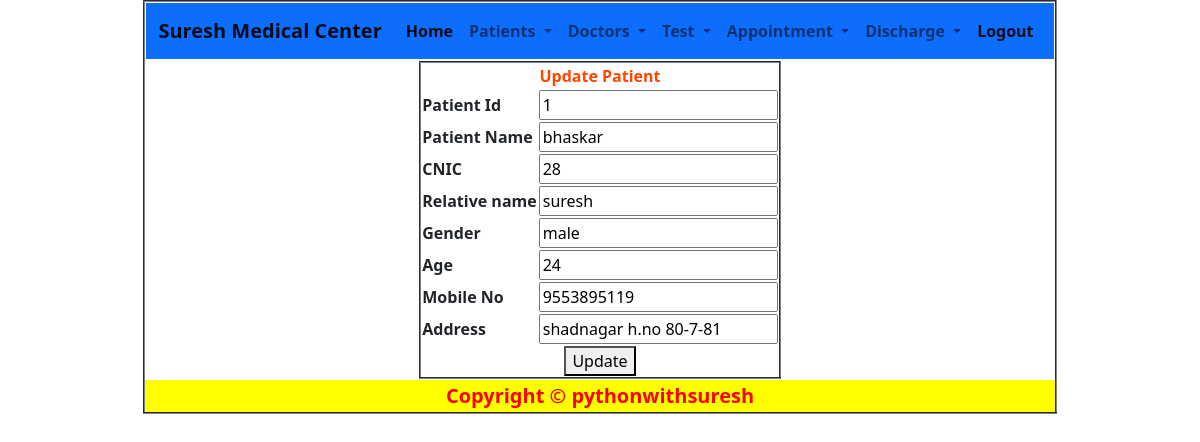
The page /up?pid=1 on the database its author committed.
### app/models.py (models this page shows, shortened)
class PatientModel(models.Model):
    Patient_id=models.AutoField(primary_key=True)
    Patient_name=models.CharField(max_length=30)
    CNIC=models.IntegerField(unique=True)
    Relative_Name=models.CharField(max_length=30)
    gender=models.CharField(max_length=30)
    Age=models.IntegerField()
    Mobile=models.IntegerField(unique=True)
    Address=models.CharField(max_length=30)

### app/views.py (the view)
# urls.py: path('up',views.up,name='up'),
def up(request):
    return render(request,"app/Updatepatient.html",{'data':PatientModel.objects.get(Patient_id=request.GET.get('pid'))})

### templates/app/Updatepatient.html (shortened to what this page needs)
{% extends 'common.html' %}
{% block suresh %}
    <form action="{% url 'saveup' %}" method="post">
    <table align="center" border="2">
    <tr><th colspan="2" style="text-align: center;color: orangered">Update Patient</th></tr>
    <tr>
        <th>Patient Id</th>
        <th><input type="number" name="t1" value="{{ data.Patient_id }}" readonly></th>
    </tr>
    <tr>
        <th>Patient Name</th>
        <th><input type="text" name="t2" value="{{ data.Patient_name }}" ></th>
    </tr>
    <tr>
        <th>CNIC</th>
        <th><input type="number" name="t3" value="{{ data.CNIC }}"> </th>
    </tr>
    <tr>
        <th>Relative name</th>
        <th><input type="text" name="t4" value="{{ data.Relative_Name }}" ></th>
    </tr>
    <tr>
        <th>Gender</th>
        <th><input type="text" name="t5" value="{{ data.gender }}" ></th>
    </tr>
    <tr>
        <th>Age</th>
        <th><input type="number" name="t6" value="{{ data.Age }}" ></th>
    </tr>
    <tr>
        <th>Mobile No</th>
        <th><input type="number" name="t7" value="{{ data.Mobile }}" ></th>
    </tr>
    <tr>
        <th>Address</th>
        <th><input type="text" name="t8" value="{{ data.Address }}" ></th>
    </tr>
    <tr>
        <th colspan="2" style="text-align: center"><button type="submit">Update</button> </th>
    </tr>
    </table></form>
{% endblock %}

### rows shown on the page
PatientModel: t1 "1", t2 "bhaskar", t3 "28", t4 "suresh", t5 "male", t6 "24", t7 "9553895119", t8 "shadnagar h.no 80-7-81"
